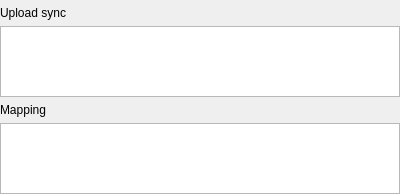
<?xml version="1.0" encoding="UTF-8"?>
<ui version="4.0">
 <class>FTPFormDirSettingUi</class>
 <widget class="QWidget" name="FTPFormDirSettingUi">
  <property name="geometry">
   <rect>
    <x>0</x>
    <y>0</y>
    <width>400</width>
    <height>194</height>
   </rect>
  </property>
  <property name="minimumSize">
   <size>
    <width>0</width>
    <height>0</height>
   </size>
  </property>
  <property name="windowTitle">
   <string>Form</string>
  </property>
  <layout class="QVBoxLayout" name="verticalLayout">
   <property name="leftMargin">
    <number>0</number>
   </property>
   <property name="topMargin">
    <number>6</number>
   </property>
   <property name="rightMargin">
    <number>0</number>
   </property>
   <property name="bottomMargin">
    <number>0</number>
   </property>
   <item>
    <widget class="QLabel" name="label">
     <property name="minimumSize">
      <size>
       <width>80</width>
       <height>0</height>
      </size>
     </property>
     <property name="maximumSize">
      <size>
       <width>80</width>
       <height>16777215</height>
      </size>
     </property>
     <property name="baseSize">
      <size>
       <width>80</width>
       <height>0</height>
      </size>
     </property>
     <property name="text">
      <string>Upload sync</string>
     </property>
     <property name="alignment">
      <set>Qt::AlignLeading|Qt::AlignLeft|Qt::AlignVCenter</set>
     </property>
    </widget>
   </item>
   <item>
    <widget class="ady::DirMappingView" name="localTreeView">
     <property name="maximumSize">
      <size>
       <width>16777215</width>
       <height>100</height>
      </size>
     </property>
     <property name="editTriggers">
      <set>QAbstractItemView::CurrentChanged|QAbstractItemView::DoubleClicked|QAbstractItemView::EditKeyPressed|QAbstractItemView::SelectedClicked</set>
     </property>
     <property name="selectionMode">
      <enum>QAbstractItemView::SingleSelection</enum>
     </property>
     <property name="rootIsDecorated">
      <bool>false</bool>
     </property>
     <property name="itemsExpandable">
      <bool>false</bool>
     </property>
    </widget>
   </item>
   <item>
    <widget class="QLabel" name="re">
     <property name="minimumSize">
      <size>
       <width>80</width>
       <height>0</height>
      </size>
     </property>
     <property name="maximumSize">
      <size>
       <width>80</width>
       <height>16777215</height>
      </size>
     </property>
     <property name="baseSize">
      <size>
       <width>80</width>
       <height>0</height>
      </size>
     </property>
     <property name="text">
      <string>Mapping</string>
     </property>
     <property name="alignment">
      <set>Qt::AlignLeading|Qt::AlignLeft|Qt::AlignVCenter</set>
     </property>
    </widget>
   </item>
   <item>
    <widget class="ady::DirMappingView" name="remoteTreeView">
     <property name="maximumSize">
      <size>
       <width>16777215</width>
       <height>100</height>
      </size>
     </property>
     <property name="editTriggers">
      <set>QAbstractItemView::CurrentChanged|QAbstractItemView::EditKeyPressed|QAbstractItemView::SelectedClicked</set>
     </property>
     <property name="rootIsDecorated">
      <bool>false</bool>
     </property>
     <property name="itemsExpandable">
      <bool>false</bool>
     </property>
    </widget>
   </item>
  </layout>
 </widget>
 <customwidgets>
  <customwidget>
   <class>ady::DirMappingView</class>
   <extends>QTreeView</extends>
   <header location="global">components/dir_mapping_view.h</header>
  </customwidget>
 </customwidgets>
 <resources/>
 <connections/>
</ui>
